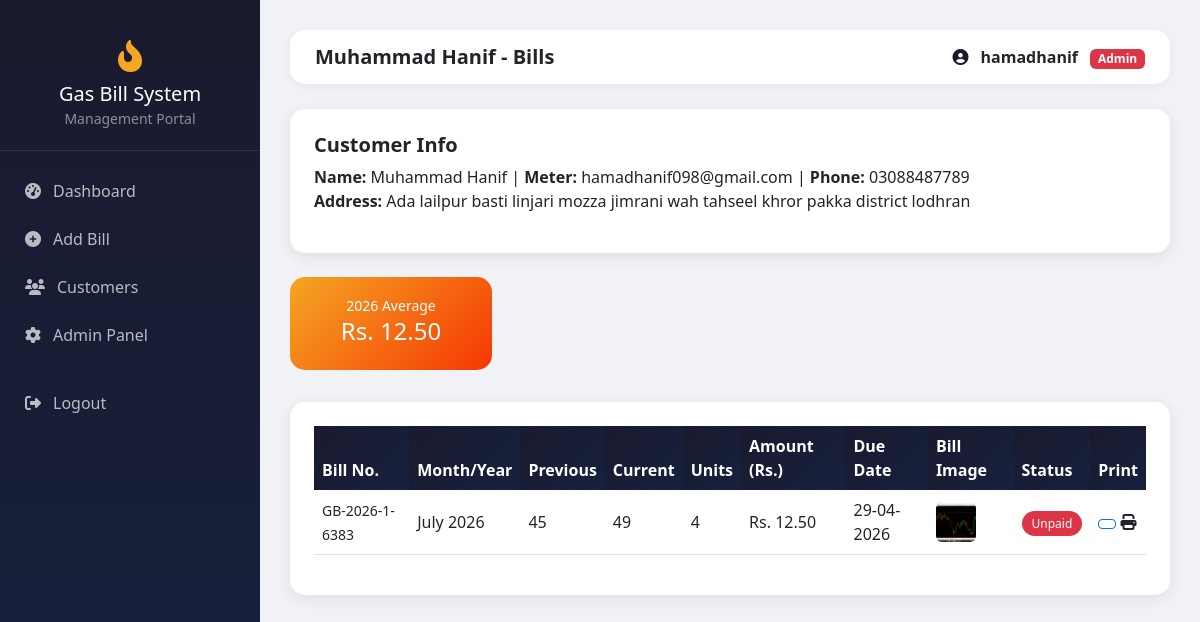
The app's page /customer/1/ (signed in) with its own data.
### bills/models.py (models this page shows, shortened)
class CustomerProfile(models.Model):
    user = models.OneToOneField(User, on_delete=models.CASCADE)
    meter_no = models.CharField(max_length=50, unique=True)
    phone = models.CharField(max_length=20, blank=True)
    address = models.TextField(blank=True)
    is_verified = models.BooleanField(default=False)
    otp = models.CharField(max_length=6, blank=True)
    profile_pic = models.ImageField(upload_to='profile_pics/', blank=True, null=True)

class Bill(models.Model):
    customer = models.ForeignKey(CustomerProfile, on_delete=models.CASCADE, related_name='bills')
    bill_no = models.CharField(max_length=20, unique=True, blank=True)
    month = models.CharField(max_length=20, choices=MONTH_CHOICES)
    year = models.IntegerField(default=2025)
    previous_reading = models.FloatField(default=0)
    current_reading = models.FloatField()
    units = models.FloatField(blank=True, null=True)
    amount = models.FloatField()
    due_date = models.DateField(null=True, blank=True)  # Changed: allow null, set in save()
    is_paid = models.BooleanField(default=False)
    created_at = models.DateTimeField(auto_now_add=True)
    bill_image = models.ImageField(upload_to='bill_images/', blank=True, null=True)
    barcode = models.CharField(max_length=50, blank=True, null=True)
    def save(self, *args, **kwargs):
        if self.previous_reading is not None and self.current_reading is not None:
            self.units = self.current_reading - self.previous_reading
        if not self.bill_no:
            self.bill_no = f"GB-{self.year}-{self.customer.id}-{random.randint(1000,9999)}"
        if not self.due_date:
            self.due_date = timezone.now().date() + timedelta(days=14)
        super().save(*args, **kwargs)
    @property
    def reading(self):
        return self.current_reading

### bills/views.py (the view)
# urls.py: path('customer/<int:customer_id>/', views.customer_detail, name='customer_detail'),
@login_required
@user_passes_test(is_admin)
def customer_detail(request, customer_id):
    customer = get_object_or_404(CustomerProfile, id=customer_id)
    bills = customer.bills.all().order_by('-year', 'month')
    years = bills.values_list('year', flat=True).distinct()
    year_averages = {}
    for year in years:
        avg = customer.bills.filter(year=year).aggregate(Avg('amount'))['amount__avg']
        year_averages[year] = round(avg, 2) if avg else 0
    return render(request, 'bills/customer_detail.html', {
        'customer': customer, 'bills': bills, 'year_averages': year_averages
    })

### bills/views.py (called while the page is built)
def is_admin(user):
    return user.is_staff

### bills/templates/bills/customer_detail.html (shortened to what this page needs)
{% extends 'bills/base.html' %}
{% block page_title %}{{ customer.user.get_full_name }} - Bills{% endblock %}
{% block content %}
<div class="card p-4 mb-4">
  <h5 class="fw-bold">Customer Info</h5>
  <p>
    <strong>Name:</strong> {{ customer.user.get_full_name }} |
    <strong>Meter:</strong> {{ customer.meter_no }} |
    <strong>Phone:</strong> {{ customer.phone|default:"—" }}<br>
    <strong>Address:</strong> {{ customer.address|default:"—" }}
  </p>
</div>
{% if year_averages %}
<div class="row mb-4">
{% for year, avg in year_averages.items %}
<div class="col-md-3">
  <div class="stat-card gold text-center p-3 mb-2">
    <small>{{ year }} Average</small><br>
    <h4>Rs. {{ avg|floatformat:2 }}</h4>
  </div>
</div>
{% endfor %}
</div>
{% endif %}
<div class="card p-4">
  <div class="table-responsive">
    <table class="table table-hover align-middle">
      <thead>
        <tr>
          <th>Bill No.</th>
          <th>Month/Year</th>
          <th>Previous</th>
          <th>Current</th>
          <th>Units</th>
          <th>Amount (Rs.)</th>
          <th>Due Date</th>
          <th>Bill Image</th>
          <th>Status</th>
          <th>Print</th>
        </tr>
      </thead>
      <tbody>
      {% for bill in bills %}
      <tr>
        <td><small>{{ bill.bill_no|default:"-" }}</small></td>
        <td>{{ bill.month }} {{ bill.year }}</td>
        <td>{{ bill.previous_reading|floatformat:0 }}</td>
        <td>{{ bill.current_reading|floatformat:0 }}</td>
        <td>{{ bill.units|floatformat:0 }}</td>
        <td>Rs. {{ bill.amount|floatformat:2 }}</td>
        <td>{{ bill.due_date|date:"d-m-Y" }}</td>
        <td>
          {% if bill.bill_image %}
            <a href="{{ bill.bill_image.url }}" target="_blank">
              <img src="{{ bill.bill_image.url }}" width="40" height="40" style="object-fit:cover; border-radius:6px;">
            </a>
          {% else %}
            <span class="text-muted">—</span>
          {% endif %}
        </td>
        <td>
          {% if bill.is_paid %}
            <span class="badge-paid">Paid</span>
          {% else %}
            <span class="badge-unpaid">Unpaid</span>
          {% endif %}
        </td>
        <td>
         <a href="{% url 'print_bill' bill.id %}" class="btn btn-sm btn-outline-primary" target="_blank"></a>
            <i class="fas fa-print"></i>
        </td>
      </tr>
      {% empty %}
      <tr><td colspan="10" class="text-center">No bills found.{% endfor %}
      </tbody>
    </table>
  </div>
</div>
{% endblock %}

### bills/templates/bills/base.html (shortened to what this page needs)
<!DOCTYPE html>
<html lang="en">
<head>
<link href="https://cdn.jsdelivr.net/npm/bootstrap@5.3.0/dist/css/bootstrap.min.css" rel="stylesheet">
<link href="https://cdnjs.cloudflare.com/ajax/libs/font-awesome/6.4.0/css/all.min.css" rel="stylesheet">
</head>
<body>
{% if user.is_authenticated %}
  <div class="sidebar">
    <div class="brand">
      <i class="fas fa-fire-flame-curved"></i>
      <h5 class="mt-2 mb-0">Gas Bill System</h5>
      <small style="color:rgba(255,255,255,0.5);">Management Portal</small>
    </div>
    {% if user.is_staff %}
    <nav class="mt-3">
      <a href="/admin-dashboard/" class="nav-link"><i class="fas fa-tachometer-alt"></i> Dashboard</a>
      <a href="/add-bill/" class="nav-link"><i class="fas fa-plus-circle"></i> Add Bill</a>
      <a href="/customers/" class="nav-link"><i class="fas fa-users"></i> Customers</a>
      <a href="/admin/" class="nav-link"><i class="fas fa-cog"></i> Admin Panel</a>
      <a href="/logout/" class="nav-link" style="margin-top:20px;"><i class="fas fa-sign-out-alt"></i> Logout</a>
    </nav>
    {% endif %}
  </div>
  <div class="main-content">
    <div class="topbar">
      <h5 class="mb-0 fw-bold">{% block page_title %}Dashboard{% endblock %}</h5>
      <div>
        <i class="fas fa-user-circle me-2" style="color:var(--primary)"></i>
        <strong>{{ user.get_full_name|default:user.username }}</strong>
        {% if user.is_staff %}<span class="badge bg-danger ms-2">Admin</span>{% endif %}
      </div>
    </div>
    {% block content %}{% endblock %}
  </div>
{% else %}
  {% block auth_content %}{% endblock %}
{% endif %}
</body>
</html>

### bills/templates/bills/base.html (style rules this page uses)
:root { --primary:#1a1a2e;--secondary:#16213e;--accent:#e94560;--gold:#f5a623; }
body { background:#f0f2f5;font-family:'Segoe UI',sans-serif; }
.sidebar { width:260px;min-height:100vh;background:linear-gradient(180deg,var(--primary),var(--secondary));position:fixed;left:0;top:0;z-index:100;padding-top:20px; }
.sidebar .brand { color:white;text-align:center;padding:20px;border-bottom:1px solid rgba(255,255,255,0.1); }
.sidebar .brand i { font-size:2rem;color:var(--gold); }
.sidebar .nav-link { color:rgba(255,255,255,0.7);padding:12px 25px;display:flex;align-items:center;gap:12px;transition:all 0.3s; }
.main-content { margin-left:260px;padding:30px; }
.topbar { background:white;border-radius:15px;padding:15px 25px;margin-bottom:25px;display:flex;justify-content:space-between;align-items:center;box-shadow:0 2px 10px rgba(0,0,0,0.05); }
.stat-card { border-radius:15px;padding:25px;color:white;margin-bottom:20px; }
.stat-card.gold { background:linear-gradient(135deg,#f5a623,#f53703); }
.card { border:none;border-radius:15px;box-shadow:0 4px 15px rgba(0,0,0,0.08); }
.table thead th { background:linear-gradient(135deg,#1a1a2e,#16213e);color:white;border:none; }
.badge-unpaid { background:#dc3545;color:white;padding:4px 10px;border-radius:20px;font-size:0.75rem; }

### records on screen
CustomerProfile: user.get_full_name "Muhammad Hanif", meter_no "hamadhanif098@gmail.com", phone "03088487789", address "Ada lailpur basti linjari mozza jimrani wah tahseel khror pakka district lodhran"
Bill: bill_no "GB-2026-1-6383", month "July", year "2026", previous_reading "45", current_reading "49", units "4", amount "12.50", due_date "29-04-2026", bill_image (picture), is_paid "Unpaid"

### other values on screen
{{ user.get_full_name|default:user.username }} "hamadhanif"
{{ year }} "2026"
{{ avg|floatformat:2 }} "12.50"
